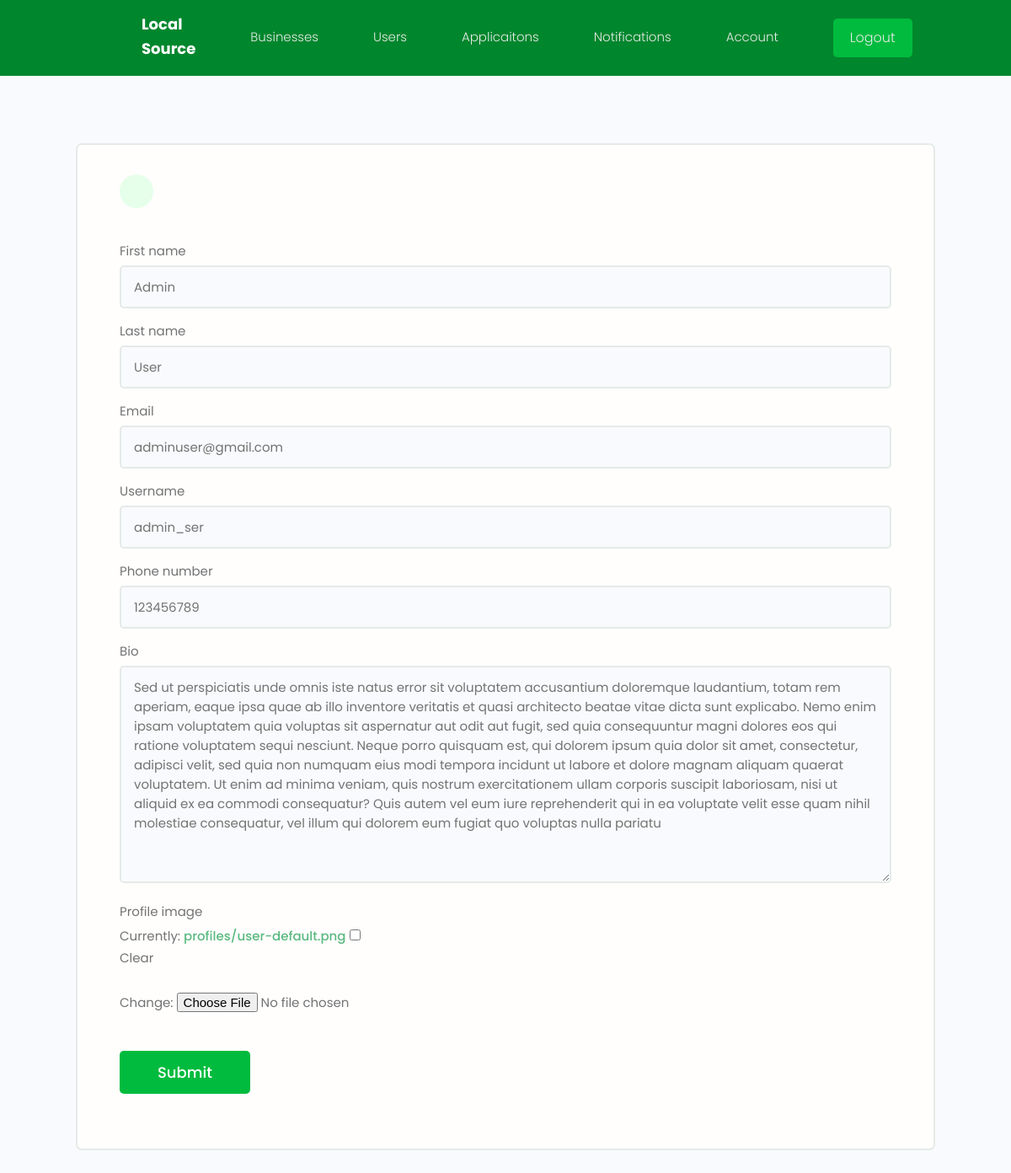
The app's page /users/edit_account (signed in) with its own data.
### Users/models.py (models this page shows, shortened)
class Profile(models.Model):
    user = models.OneToOneField(User, on_delete=models.CASCADE)
    first_name = models.CharField(max_length=200)
    last_name = models.CharField(max_length=200)
    username = models.CharField(max_length=200, unique=True)
    is_admin = models.BooleanField(default=False)
    bio = models.TextField(blank=True, null=True)
    profile_image = models.ImageField(null=True, blank=True, upload_to='profiles/', default="profiles/user-default.png")
    phone_number = models.IntegerField(blank=True, null=True)
    email = models.EmailField()
    id = models.UUIDField(primary_key=True, default=uuid.uuid4, editable=False, unique=True)
    created = models.DateTimeField(auto_now_add=True)

### Users/views.py (the view)
# urls.py: path('edit_account', views.edit_account, name="edit-account"),
@login_required(login_url='login')
def edit_account(request):
    profile = request.user.profile
    form = ProfileForm(instance=profile)
    if request.method == 'POST':
        form = ProfileForm(request.POST, request.FILES, instance=profile)
        if form.is_valid():
            form.save()
            return redirect('account')
    context = {'form': form}
    return render(request, 'users/profile_form.html', context)

### Users/forms.py
class ProfileForm(ModelForm):
    class Meta:
        model = Profile
        fields = ['first_name', 'last_name', 'email', 'username', 'phone_number', 'bio', 'profile_image']
    def __init__(self, *args, **kwargs):
        super(ProfileForm, self).__init__(*args, **kwargs)
        for name, field in self.fields.items():
            field.widget.attrs.update({'class': 'input'})

### Users/templates/Users/profile_form.html (shortened to what this page needs)
{% extends 'main.html' %}
{% block content %}
<main class="formPage my-xl">
    <div class="content-box">
        <div class="formWrapper">
            <a class="backButton" href="{% url 'account' %}"></a>
            <br>
            <form class="form" method="POST" action="{% url 'edit-account' %}" enctype="multipart/form-data">
                {% for field in form %}
                <div class="form__field">
                    <label for="formInput#text">{{field.label}}</label>
                    {{field}}
                </div>
                {% endfor %}
                <input class="btn btn--sub btn--lg  my-md" type="submit" value="Submit" />
            </form>
        </div>
    </div>
</main>
{% endblock content %}

### static/styles/app.css (style rules this page uses)
:root { --color-sub: #00862d; }
.btn--sub { background-color: var(--color-sub-light); }
.content-box { width: 955; max-width: 85vw; margin: 0 auto; }
.backButton { background: var(--color-main-light); color: var(--color-main); width: 4rem; height: 4rem; display: flex; align-items: center; justify-content: center; border-radius: 50%; }
.formPage .formWrapper { list-style: none; background: var(--color-white); padding: 3.5rem 5rem; border: 2px solid var(--color-light); border-radius: 0.7rem; }

### static/uikit/styles/modules/_variables.css (style rules this page uses)
:root { --color-main: #5ab980; --color-main-light: #e6ffea; --color-sub: #00862d; --color-sub-light: #00bb3e; --color-sub-lighter: #00ff55; --color-text: #737373; --color-gray: #8b8b8b; --color-light: #e5ebe7; --color-light-gray: #767676; --color-bg: #f8fafd; --color-white: #fffefd; --color-white-light: #f3f3f3; --color-success: #359e64; --color-success-bg: #def8e8; --color-error: #fc4b0b; --color-error-bg: #fff2ee; --font-base: 'Poppins', arial, helvetica, 'Segoe UI', roboto, ubuntu, sans-serif; --font-monospace: 'Fira Code', 'Courier New', courier, monospace; --font-regular: 300; --font-medium: 500; --font-bold: 700; --generic-shadow: 1px 1px 5px #00000010; --generic-transition: all 0.3s ease-in-out; }

### static/uikit/styles/modules/_base.css (style rules this page uses)
* { margin: 0; padding: 0; box-sizing: border-box; text-rendering: optimizeLegibility; color: inherit; font-size: inherit; }
html { font-size: 50%; }
@media only screen and (min-width: 480px) { html { font-size: 56.25%; } }
@media only screen and (min-width: 1200px) { html { font-size: 62.5%; } }
body { line-height: 1.6; font-weight: 400; font-size: 1.5rem; color: var(--color-text); background-color: var(--color-bg); min-height: 100vh; }

### static/uikit/styles/modules/_typography.css (style rules this page uses)
* { font-family: var(--font-base); }
a { padding-bottom: 2px; text-decoration: none; display: inline-block; color: var(--color-main); font-weight: var(--font-medium); }

### static/uikit/styles/modules/_utilities.css (style rules this page uses)
.my-md { margin: 3rem auto; }
.my-xl { margin: 8rem auto; }

### static/uikit/styles/modules/_button.css (style rules this page uses)
.btn { display: inline-block; position: relative; cursor: pointer; background-color: var(--color-light); font-weight: var(--font-medium); color: var(--color-sub); text-decoration: none; padding: 1rem 2rem; border-radius: 0.5rem; border: none; width: -webkit-fit-content; width: -moz-fit-content; width: fit-content; height: -webkit-fit-content; height: -moz-fit-content; height: fit-content; font-size: 1.6rem; outline-width: 0; outline-color: transparent; -webkit-backface-visibility: hidden; backface-visibility: hidden; transition: all 0.3s ease-in-out; }
.btn--sub { background-color: var(--color-sub); color: var(--color-white); }
.btn--lg { font-size: 1.8rem; padding: 1.2rem 4.5rem; }

### static/uikit/styles/modules/_form.css (style rules this page uses)
.form { display: block; }
.form__field { margin-top: 1.5rem; margin-bottom: 1.5rem; }
.form__label, .form__field > label { display: block; margin-bottom: 0.5rem; color: var(--color-text); }
input.input[type='text'], input.input[type='email'], input.input[type='password'], input.input[type='number'], select.input, textarea.input { min-width: 24rem; width: 100%; padding: 1.2rem 1.5rem; border-radius: 0.5rem; border: 2px solid var(--color-light); transition: all 0.3s ease-in-out; background-color: var(--color-bg); }

### records on screen
Profile: form "Admin" "User" "adminuser@gmail.com" "admin_ser" "123456789" "Sed ut perspiciatis unde omnis iste natus error sit voluptatem accusantium doloremque laudantium, totam rem aperiam, eaque ipsa quae ab illo inventore veritatis et quasi architecto beatae vitae dicta sunt explicabo. Nemo enim ipsam voluptatem quia voluptas sit aspernatur aut odit aut fugit, sed quia consequuntur magni dolores eos qui ratione voluptatem sequi nesciunt. Neque porro quisquam est, qui dolorem ipsum quia dolor sit amet, consectetur, adipisci velit, sed quia non numquam eius modi tempora incidunt ut labore et dolore magnam aliquam quaerat voluptatem. Ut enim ad minima veniam, quis nostrum exercitationem ullam corporis suscipit laboriosam, nisi ut aliquid ex ea commodi…"

### other values on screen
{{ field.label }} "First name" "Last name" "Email" "Username" "Phone number" "Bio" "Profile image"
